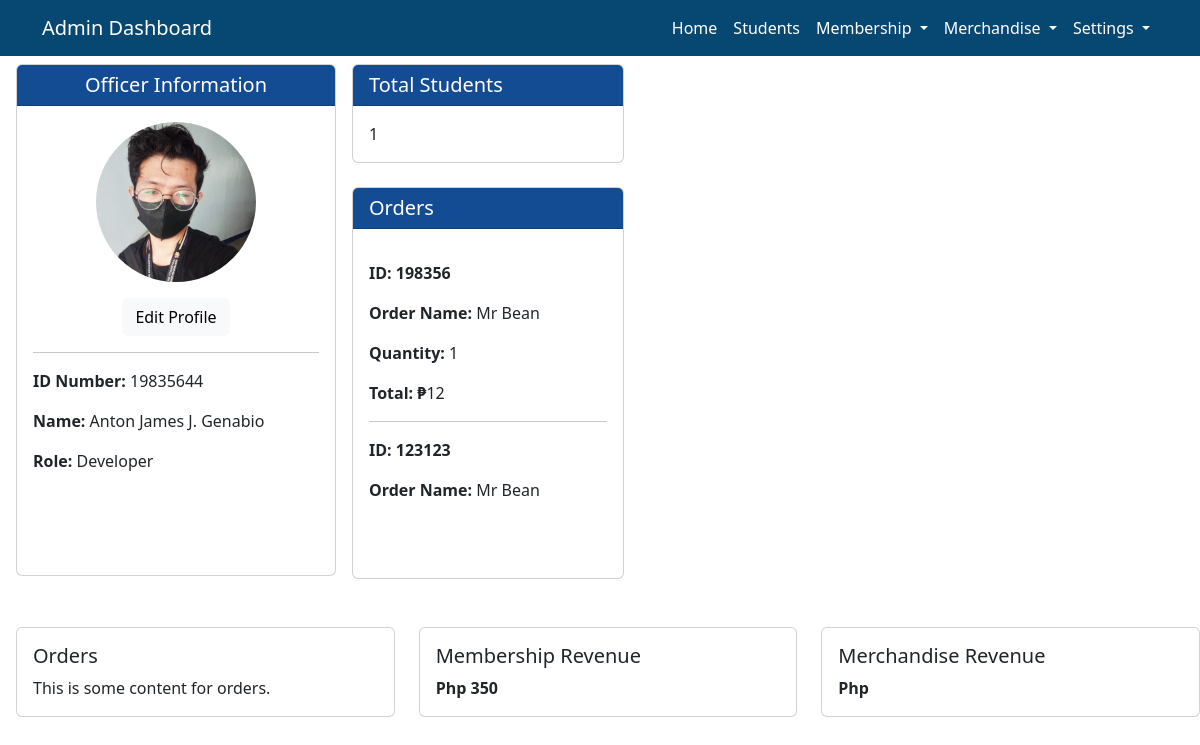
Page /Admin/AdminDashboard.php (signed in) on the earlier database version.
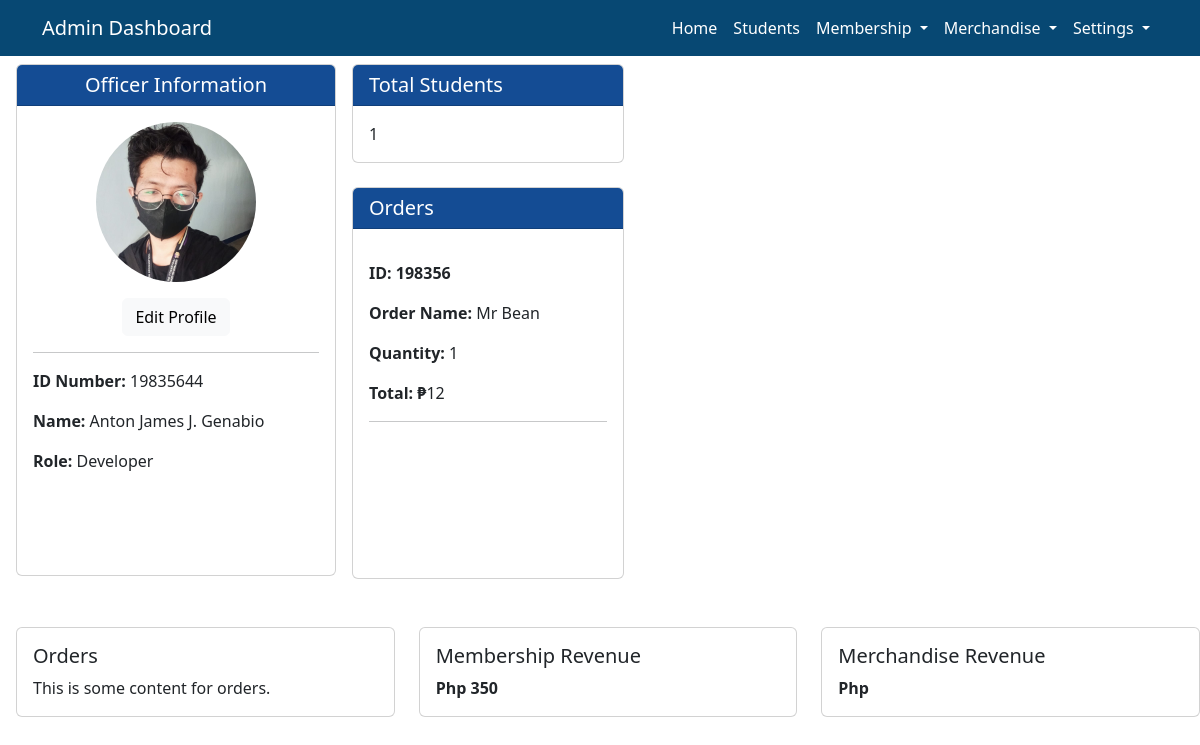
Same page on the later database version.
### tables this page shows
CREATE TABLE `orders` (
  `order_id` int(11) NOT NULL,
  `rfid` varchar(15) NOT NULL,
  `name` varchar(100) NOT NULL,
  `size` varchar(20) NOT NULL,
  `quantity` int(11) NOT NULL,
  `price` double NOT NULL,
  `total` double NOT NULL,
  `product_id` int(11) NOT NULL,
  `status` varchar(10) NOT NULL
);

### Backend/BackendAdmin.php (called while the page is built, shortened)
<?php
function membershipProfit(){
    $db = Database::getInstance();
    $conn = $db->getConnection();
    $sqlProfit = "SELECT COUNT(sub_id) as total from sub_report;";
        $profit = mysqli_query($conn,$sqlProfit);
        $revenue = mysqli_fetch_array($profit, MYSQLI_ASSOC);
        if($revenue['total']!= null){
            $totalRevenue = $revenue['total'];
        }
         return $totalRevenue;
}
function totalStudents(){
    $db = Database::getInstance();
    $conn = $db->getConnection();
    $sqlCount = "SELECT COUNT(*) AS total FROM students WHERE status = 'TRUE' AND membership = 'Approve'";
    $count = mysqli_query($conn,$sqlCount);
    $numbers = mysqli_fetch_array($count, MYSQLI_ASSOC);
    if($numbers['total']!= null){
        $totalStudents = $numbers['total'];
    }
      return $totalStudents;
}
function orders(){
    $db = Database::getInstance();
    $conn = $db->getConnection();
    $sqlUserOrder = "SELECT * FROM orders WHERE status = 'Pending' ";
    $orders = mysqli_query($conn, $sqlUserOrder);
    if(mysqli_num_rows($orders) > 0)
        {
          $listOrders = [];
          while($order = mysqli_fetch_array($orders)) {
              $listOrders[] = $order;
        }
      }
       return $listOrders;
}
?>

### Admin/AdminDashboard.php (the view, shortened to what this page needs)
<?php
require_once '../Controller/apiAdmin.php';
$totalStudents = totalStudents();
$totalRevenue = profit();
$membershipProfit = membershipProfit();
$orders = orders();
?>
<!DOCTYPE html>
<html lang="en">
<head>
  <link href="https://cdn.jsdelivr.net/npm/bootstrap@5.3.0-alpha1/dist/css/bootstrap.min.css" rel="stylesheet">
</head>
<body>
  <div class="row ms-1">
    <div class="d-flex flex-row container pt-2 gap-3" style="margin-right:18%">
      <div class="card " style="width: 20rem; height:32rem">
        <h5 class=" card-header text-white text-center " id="card-h">Officer Information</h5>
        <div class="card-body text-center">
          <img class=" card-img rounded-circle" style="height:10rem;width:10rem" src="../img/me.jpg">
          <br>
          <button type="button" class="btn btn-light text-center mt-3">Edit Profile</button>
          <hr>
          <p class="card-text text-left"><i class="fa-solid fa-graduation-cap"></i> <strong>ID Number:</strong>
            <?php echo $_SESSION['adminId']; ?></p>
          <p class="card-text text-left"><i class="fa-solid fa-user-large"></i> <strong>Name:</strong>
            <?php echo $_SESSION['adminName']; ?></p>
          <p class="card-text text-left"><i class="fa-solid fa-graduation-cap"></i> <strong>Role:</strong> Developer</p>
        </div>
      </div>
      <div class="column">
          <div class="card" style="width:17rem">
          <h5 class="card-header"  id="card-h">Total Students</h5>
            <div class="card-body">
              <p class="card-text"><?php echo $totalStudents ?></p>
            </div>
        </div>
          <div class="card mt-4" style="width:17rem; height: 24.5rem;">
          <h5 class="card-header"  id="card-h">Orders</h5>
            <div class="card-body">
            <div style="overflow-y: auto; max-height: 270px;">
                            <p> <?php foreach ($orders as $row) : ?>
                            <p ><strong>ID: <?php echo $row['rfid'] ?></strong></p>
                            <p><strong>Order Name: </strong><?php echo $row['name'] ?></p>
                            <p><strong>Quantity: </strong><?php echo $row['quantity'] ?></p>
                            <p><strong>Total: ₱</strong><?php echo $row['total'] ?></p>
                            <hr>
                        <?php endforeach; ?>
                        </div>
            </div>
          </div>
      </div>
  </div>
  <div class="container mt-5">
    <div class="row">
      <div class="col-md-4 mb-4">
        <div class="card">
          <div class="card-body">
            <h5 class="card-title">Orders</h5>
            <p class="card-text">This is some content for orders.</p>
          </div>
        </div>
      </div>
      <div class="col-md-4 mb-4">
        <div class="card">
          <div class="card-body">
            <h5 class="card-title">Membership Revenue</h5>
            <p class="card-text"><strong>Php <?php echo ($membershipProfit * 50) ?></strong> </p>
          </div>
        </div>
      </div>
      <div class="col-md-4 mb-4">
        <div class="card">
          <div class="card-body">
            <h5 class="card-title">Merchandise Revenue</h5>
            <p class="card-text"><strong> Php <?php echo $totalRevenue ?></strong> </p>
          </div>
        </div>
      </div>
    </div>
  </div>
</body>
</html>

### assets/navbar.php (shortened to what this page needs)
<!DOCTYPE html>
<html lang="en">
<head>
    <link href="https://cdn.jsdelivr.net/npm/bootstrap@5.3.0-alpha1/dist/css/bootstrap.min.css" rel="stylesheet">
    <link rel="stylesheet" href="https://cdn.jsdelivr.net/npm/bootstrap@4.3.1/dist/css/bootstrap.min.css">
    <link rel="stylesheet" href="https://cdnjs.cloudflare.com/ajax/libs/twitter-bootstrap/5.3.0/css/bootstrap.min.css">
</head>
<body>
<nav class="navbar navbar-expand-lg navbar-dark " style="background-color:#074873">
  <div class="container">
    <a class="navbar-brand" href="#">Admin Dashboard</a>
    <div class="collapse navbar-collapse" id="navbarNav">
      <ul class="navbar-nav ms-auto">
        <li class="nav-item">
          <a class="nav-link text-white " href="../Admin/AdminDashboard.php">Home</a>
        </li>
        <li class="nav-item">
          <a class="nav-link text-white" href="../Admin/AdminStudents.php">Students</a>
        </li>
        <li class="nav-item dropdown">
        <a class="nav-link dropdown-toggle text-white" href="#" id="navbarDropdown" role="button" data-toggle="dropdown" aria-haspopup="true" aria-expanded="false">
            Membership
        </a>
        </li>
       <li class="nav-item dropdown">
        <a class="nav-link dropdown-toggle text-white" href="#" id="navbarDropdown" role="button" data-toggle="dropdown" aria-haspopup="true" aria-expanded="false">
            Merchandise
        </a>
        </li>
        <li class="nav-item dropdown">
        <a class="nav-link dropdown-toggle text-white" href="#" id="navbarDropdown" role="button" data-toggle="dropdown" aria-haspopup="true" aria-expanded="false">
            Settings
        </a>
        </li>
      </ul>
    </div>
  </div>
</nav>
</body>
</html>

### Controller/apiAdmin.php (shortened to what this page needs)
<?php
require '../Backend/BackendAdmin.php';
require '../assets/navbar.php';
?>
<!DOCTYPE html>
<html lang="en">
<head>
</head>
<body>
</body>
</html>

### Admin/AdminDashboard.php (style rules this page uses)
#card-h { background-color: #144c94; color: white; }

Differences in the rows shown:
removed orders: rfid "123123", name "Mr Bean"
